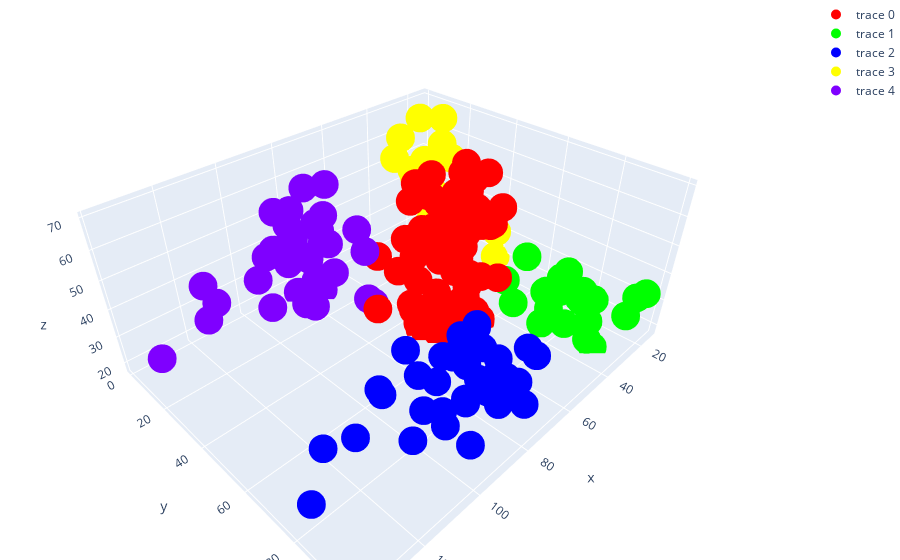

Source (notebook cell):
### Code cell
trace0= go.Scatter3d(
        x=data0.Annual_Income,
        y=data0.Spending_Score,
        z=data0.Age,
        mode="markers",
        marker=dict(
                    size=10,
                    color="rgb(255,0,0)",                                   # set color to an array/list of desired values  
        )
)
trace1= go.Scatter3d(
        x=data1.Annual_Income,
        y=data1.Spending_Score,
        z=data1.Age,
        mode="markers",
        marker=dict(
                    size=10,
                    color="rgb(0,255,0)",                                   # set color to an array/list of desired values  
        )
)
trace2= go.Scatter3d( x=data2.Annual_Income,
        y=data2.Spending_Score,
        z=data2.Age,
        mode="markers",
        marker=dict(
                    size=10,
                    color="rgb(0,0,255)",                                   # set color to an array/list of desired values  
        )
)
trace3= go.Scatter3d(
        x=data3.Annual_Income,
        y=data3.Spending_Score,
        z=data3.Age,
        mode="markers",
        marker=dict(
                    size=10,
                    color="rgb(255,255,0)",                                   # set color to an array/list of desired values  
        )
)
trace4= go.Scatter3d(
        x=data4.Annual_Income,
        y=data4.Spending_Score,
        z=data4.Age,
        mode="markers",
        marker=dict(size=10,
                    color="rgb(127,0,255)",                                   # set color to an array/list of desired values  
        )
)

data_plot_km=[trace0,trace1,trace2,trace3,trace4]

layout = go.Layout(
    margin=dict(l=0, r=0, b=0, t=0))

fig=go.Figure(data = data_plot_km, layout = layout)
iplot(fig)
print("x : Annual_Income")
print("y : Spending_Score")
print("z : Age")

### Figure 1 — Plotly figure (JSON) as saved in the notebook; plotly's stock layout.template omitted (floating-point values rounded to 4 significant figures)
{"data": [{"marker": {"color": "rgb(255,0,0)", "size": 10}, "mode": "markers", "type": "scatter3d", "x": [40, 40, 40, 40, 42, 42, 43, 43, 43, 43, 44, 44, 46, 46, 46, 46, 47, 47, 48, 48, 48, 48, 48, 48, 49, 49, 50, 50, 54, 54, 54, 54, 54, 54, 54, 54, 54, 54, 54, 54, 57, 57, 58, 58, 59, 59, 60, 60, 60, 60, 60, 60, 61, 61, 62, 62, 62, 62, 62, 62, 63, 63, 63, 63, 63, 63, 64, 64, 65, 65, 65, 65, 67, 67, 67, 67, 69, 71, 76], "y": [55, 47, 42, 42, 52, 60, 54, 60, 45, 41, 50, 46, 51, 46, 56, 55, 52, 59, 51, 59, 50, 48, 59, 47, 55, 42, 49, 56, 47, 54, 53, 48, 52, 42, 51, 55, 41, 44, 57, 46, 58, 55, 60, 46, 55, 41, 49, 40, 42, 52, 47, 50, 42, 49, 41, 48, 59, 55, 56, 42, 50, 46, 43, 48, 52, 54, 42, 46, 48, 50, 43, 59, 43, 57, 56, 40, 58, 35, 40], "z": [50, 27, 29, 31, 49, 33, 31, 59, 50, 47, 51, 69, 27, 53, 70, 19, 67, 54, 63, 18, 43, 68, 19, 32, 70, 47, 60, 60, 59, 26, 45, 40, 23, 49, 57, 38, 67, 46, 21, 48, 55, 22, 34, 50, 68, 18, 48, 40, 32, 24, 47, 27, 48, 20, 23, 49, 67, 26, 49, 21, 66, 54, 68, 66, 65, 19, 38, 19, 18, 19, 63, 49, 51, 50, 27, 38, 40, 43, 28]}, {"marker": {"color": "rgb(0,255,0)", "size": 10}, "mode": "markers", "type": "scatter3d", "x": [15, 16, 17, 18, 19, 19, 20, 20, 21, 23, 24, 25, 28, 28, 29, 30, 33, 33, 34, 37, 38, 39, 39], "y": [81, 77, 76, 94, 72, 99, 77, 79, 66, 98, 73, 73, 82, 61, 87, 73, 92, 81, 73, 75, 92, 61, 65], "z": [21, 23, 22, 23, 30, 35, 24, 22, 20, 35, 25, 31, 29, 35, 23, 21, 18, 21, 30, 20, 24, 31, 24]}, {"marker": {"color": "rgb(0,0,255)", "size": 10}, "mode": "markers", "type": "scatter3d", "x": [69, 70, 71, 71, 71, 72, 73, 73, 74, 75, 76, 77, 77, 78, 78, 78, 78, 78, 78, 79, 81, 85, 86, 87, 87, 87, 88, 88, 93, 97, 98, 99, 101, 103, 103, 113, 120, 126, 137], "y": [91, 77, 95, 75, 75, 71, 88, 73, 72, 93, 87, 97, 74, 90, 88, 76, 89, 78, 73, 83, 93, 75, 95, 63, 75, 92, 86, 69, 90, 86, 88, 97, 68, 85, 69, 91, 79, 74, 83], "z": [39, 31, 40, 38, 39, 31, 29, 32, 35, 32, 32, 28, 32, 34, 39, 38, 27, 30, 30, 29, 31, 36, 33, 32, 28, 36, 30, 27, 35, 32, 29, 30, 28, 36, 32, 38, 35, 32, 30]}, {"marker": {"color": "rgb(255,255,0)", "size": 10}, "mode": "markers", "type": "scatter3d", "x": [15, 16, 17, 18, 19, 19, 20, 20, 21, 23, 24, 25, 28, 28, 29, 30, 33, 33, 34, 37, 38, 39, 39], "y": [39, 6, 40, 6, 3, 14, 15, 13, 35, 29, 35, 5, 14, 32, 31, 4, 4, 14, 17, 26, 35, 36, 28], "z": [19, 20, 31, 35, 64, 67, 58, 37, 35, 52, 35, 46, 54, 45, 40, 60, 53, 49, 42, 36, 65, 48, 49]}, {"marker": {"color": "rgb(127,0,255)", "size": 10}, "mode": "markers", "type": "scatter3d", "x": [70, 71, 71, 72, 73, 73, 74, 75, 77, 77, 78, 78, 78, 78, 78, 78, 79, 81, 85, 86, 87, 87, 87, 88, 88, 93, 97, 98, 99, 101, 103, 103, 113, 120, 126, 137], "y": [29, 11, 9, 34, 5, 7, 10, 5, 12, 36, 22, 17, 20, 16, 1, 1, 35, 5, 26, 20, 27, 13, 10, 13, 15, 14, 32, 15, 39, 24, 17, 23, 8, 16, 28, 18], "z": [23, 59, 47, 25, 20, 44, 19, 57, 25, 48, 34, 43, 44, 47, 37, 34, 56, 19, 50, 42, 36, 40, 36, 52, 58, 59, 37, 46, 41, 54, 41, 34, 33, 47, 45, 32]}], "layout": {"margin": {"b": 0, "l": 0, "r": 0, "t": 0}}}
